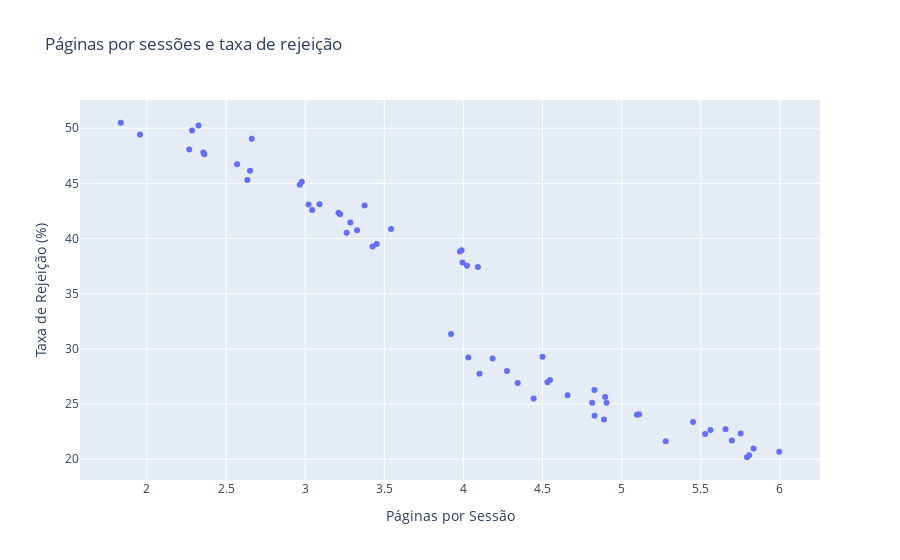

Notebook cell for this chart:
### Code cell
# Páginas por sessões e taxa de rejeição
px.scatter(df, x = 'Páginas por Sessão', y = 'Taxa de Rejeição (%)', title='Páginas por sessões e taxa de rejeição')

### Figure 1 — Plotly figure (JSON) as saved in the notebook; plotly's stock layout.template omitted (floating-point values rounded to 4 significant figures)
{"data": [{"hovertemplate": "Páginas por Sessão=%{x}<br>Taxa de Rejeição (%)=%{y}<extra></extra>", "legendgroup": "", "marker": {"color": "#636efa", "symbol": "circle"}, "mode": "markers", "name": "", "orientation": "v", "showlegend": false, "type": "scatter", "x": [1.834, 1.956, 2.285, 2.325, 2.267, 2.362, 2.662, 2.356, 2.652, 2.57, 2.634, 2.966, 2.979, 3.044, 3.21, 3.021, 3.221, 3.09, 3.285, 3.262, 3.375, 3.543, 3.328, 3.978, 3.426, 3.452, 3.994, 3.989, 4.023, 4.092, 4.031, 3.922, 4.185, 4.102, 4.5, 4.343, 4.276, 4.444, 4.659, 4.531, 4.547, 4.828, 4.896, 4.814, 4.889, 5.097, 4.829, 4.905, 5.111, 5.279, 5.452, 5.753, 5.697, 5.561, 5.657, 5.528, 5.793, 5.807, 5.997, 5.835], "xaxis": "x", "y": [50.5, 49.44, 49.8, 50.25, 48.07, 47.65, 49.04, 47.8, 46.14, 46.73, 45.3, 44.87, 45.16, 42.58, 42.34, 43.08, 42.21, 43.11, 41.46, 40.54, 42.99, 40.88, 40.75, 38.83, 39.29, 39.52, 37.83, 38.94, 37.53, 37.42, 29.23, 31.34, 29.14, 27.76, 29.3, 26.91, 28.01, 25.5, 25.79, 26.98, 27.18, 26.27, 25.65, 25.12, 23.61, 24.03, 23.95, 25.12, 24.07, 21.63, 23.37, 22.33, 21.7, 22.65, 22.73, 22.29, 20.18, 20.37, 20.67, 20.98], "yaxis": "y"}], "layout": {"legend": {"tracegroupgap": 0}, "title": {"text": "Páginas por sessões e taxa de rejeição"}, "xaxis": {"anchor": "y", "domain": [0, 1], "title": {"text": "Páginas por Sessão"}}, "yaxis": {"anchor": "x", "domain": [0, 1], "title": {"text": "Taxa de Rejeição (%)"}}}}
